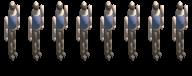
#> input picture assets/own-lit/anim/ownlit-400-0-0.png, 192 x 76 px
$ python -i srovnani_svetlo.py   (imports and definitions only)
#> lines starting #> are read from the running program, lines starting #| are printed output that depends on the picture
### tools/artgen/postprocess.py
# -*- coding: utf-8 -*-
"""postprocess.py - z renderu (RGBA) udela sprite v kontraktu atlasu.

KROKY (v tomto poradi - a kazdy ma duvod):
  1. ALFA-BLEED: barva se "rozlije" do pruhledneho okoli (3 px). Bez toho by
     kazde dalsi zmenseni michalo barvu objektu s cernou pruhlednych pixelu
     a na siluete by vznikl tmavy lem (klasicka vada Lanczosu na RGBA).
  2. KOREKCE NA UO PROJEKCI: zrcadleni vodorovne + svisle roztazeni 1.7321
     (viz `artgen_common`: UO neni pohled kamery, je to rotovany pudorys
     s vlastnim meritkem vysky). Pocita se JEDNOU funkci pro obrazek i pro
     kontaktni bod, aby kotva neujela.
  3. POZADI PRYC: prednostne podle barvy pozadi, kdyz neni po ruce alfa
     (`odstran_pozadi`). Render chodi s alfou (`film_transparent`), takze se
     pouzije alfa - a barva pozadi se pouzije jako KONTROLA, ze v siluete
     nezustala (pocet pixelu barvy pozadi v obsahu se hlasi, ne zamici).
  4. `binary_fill_holes`: diry v siluete (svetlo skrz, tenke spoje) se zaplni.
  5. ZMENSENI LANCZOS na cilovou velikost - cil je NAMERENA velikost UO artu
     (`artgen_common.ITEMS`), takze kontaktni list porovnava stejne velke veci.
  6. SESTAVENI S KOTVOU: kontaktni bod (0,0,0) modelu musi lezet na (w//2, h-22)
     sprite. To je presne to, co dela vzorec UO `ox = (w>>1)-22, oy = h-44`
     (sprite se kresli na dlazdici, jejichz stred je 22 px nad spodni hranou
     kosoctverce). Kdyz obsah pod kontakt zasahuje vic nez 22 px, je to CHYBA
     a hlasi se - ne tise orezava.

Pouceni prevzate z VZORU (`uo-shadows/tools/blender/postprocess.py`): pozadi
podle barvy (ne jasu), diry zaplnit, zmensovat Lanczos. Cisla (44 px dlazdice,
22 px krok, kotva) jsou z `assets/uo/manifest.json` a `core/const.gd`.
"""
from __future__ import annotations

import json
import math
from pathlib import Path

import numpy as np
from PIL import Image
from scipy import ndimage

import artgen_common as ac
import styl

PRUHLEDNE = 0
# Prah alfy pro "tohle je jeste sprite". Lanczos pri zmenseni 512 -> ~15 px
# rozkmitá hranu a kolem siluety nechá slabý obal (desítky/255) - ten by se
# pocital do bounding boxu a sprite by "tloustl" o 1-2 px na kazdou stranu.
# MERENO 2026-10-10: bez prahu vysel obsah dyky 14x13 px, s prahem 24 je 12x12
# (a UO ma 11x11).
ALFA_PRAH = 24


# ---------------------------------------------------------------------------
# 1) alfa-bleed
# ---------------------------------------------------------------------------
# [83 lines left out: functions vypln_rgb, zmensi, na_uo_obrazek, odstran_pozadi, maska_obsahu, not called in this run]


def kosoctverec_mask(w: int, h: int) -> np.ndarray:
    """Presny kosoctverec dlazdice - MERENE shodny s UO land artem.

    UO `land_0.png` (id 3) ma v radku r presne `2*(min(r, 43-r)+1)` pixelu od
    sloupce `21-min(r,43-r)` do `22+min(r,43-r)`. Presne to vychazi z podminky
    `|(c+0.5) - 22| + |(r+0.5) - 22| <= 22`, ktera je tady - proto se maska
    neopisuje z UO, ale pocita (a `pack_atlas.py --check` ji s UO POROVNAVÁ).
    """
    stred = (ac.TILE / 2.0, ac.TILE / 2.0)
    cc, rr = np.meshgrid(np.arange(w) + 0.5, np.arange(h) + 0.5)
    return (np.abs(cc - stred[0]) + np.abs(rr - stred[1])) <= (ac.TILE / 2.0)


# Pocet pixelu kosoctverce 44x44 = soucet 2*(1+2+...+22) = 1012 pixelu.
# Neni to plocha (44*44/2 = 968): pixel patri do kosoctverce cely, kdyz do nej
# patri jeho STRED. UO maska ma 1012 - proto se porovnava pocet, ne plocha.
KOSOCTVEREC_PX = int(kosoctverec_mask(ac.TILE, ac.TILE).sum())


# ---------------------------------------------------------------------------
# 5) + 6) zmenseni a sestaveni s kotvou
# ---------------------------------------------------------------------------
# [159 lines left out: functions priprav, meritko, sestav, uloz_nahled, not called in this run]


# [19 lines that do not run on import are left out]

### tools/artgen/srovnani_svetlo.py
# -*- coding: utf-8 -*-
"""srovnani_svetlo.py - srovnavaci list "1x bez svetla vs 1x se svetlem".

  python tools/artgen/srovnani_svetlo.py
      -> tools/artgen/_srovnani-svetlo.png

ODPOVIDA NA JEDNU OTazku (ZADANI-25 §10): "ma smysl vzit z 2x svetlo?" - a
odpovida obrazkem, ne dojmem. Tri sloupce ve stejnem poradi ve vsech sekcich:

    puvodni UO  |  nas 1x BEZ svetla (`assets/own/`)  |  nas 1x SE svetlem
                                                       (`assets/own-lit/`)

Radky pro kazdou sekci:
  * "STEJNE MERITKO" - vsechny tri sloupce ve stejnem zvetseni. Odpovida:
    "vypada to lip, kdyz je to stejne velke?"
  * "VYREZ 1 : 1" - NATIVNI pixely (zoom 1), tak to vypada ve hre.

DVĚ VADY PREDCHOZIHO LISTU, KTERE JSOU TADY OPRAVENE (ZADANI-25 §10):
  (a) KRESLI SE NAMERENY OBSAH, NE BOX. Kazdy sprite se pred kreslenim oreze na
      svuj namereny obsah (alfa > 0) a teprve pak se sadi kotvou - takze UO dyka
      (obsah 11x11 v boxu 22x26) je na listu STEJNE VELKA jako nase (11x12),
      zatimco driv se vedle sebe tiskly rozmery BOXu (22x26 vs 14x28) a UO
      "vypadala vetsi". Cisla v popiscich jsou namerena z pixelu.
  (b) CERVENY KRIZEK SE NEKRESLI PRES ART. Kresli se POD sprite (a jen tam, kde
      sprite nema obsah), takze se v postave neobjevuji cervene pixely. Kdyz
      kotva lezi pod obsahem (u postavy na chodidlech), je to v popisku RECENO,
      ne nakresleno.

Zarovnava se STRED DLAZDICE: sprite se kresli na `to_screen - (ox,oy)`, takze
kontaktni bod je v sprite na `(w//2, h-22)` - u UO, u 1x i u lit (stejny
vzorec, kotva je kontrakt). Kdyby se boxy centrovally, rozdilna vyska boxu by
posunula obrazek a "sedi to na dlazdici?" by z listu neznamerilo.

POZOR: tenhle list je NA POHLED, ne brana. Cisla (kotvy, masky, stin, obsah)
hlida `pack_atlas_lit.py --check`.
"""
from __future__ import annotations

import argparse
import json
from pathlib import Path

import numpy as np
from PIL import Image, ImageDraw, ImageFont

import artgen_common as ac1
import artgen_common_lit as acl
import postprocess as pp
import uo_ref

HERE = Path(__file__).resolve().parent
OWN1X = Path("assets/own")
OWNLIT = acl.SADA
UO = Path("assets/uo")

PODKLAD = (198, 200, 205, 255)          # svetly podklad: UO telo 400 je sede (115,115,114)
RAM = (24, 26, 32, 255)
TITULEK = (255, 214, 120, 255)
POPIS = (236, 238, 244, 255)
POPIS2 = (186, 192, 204, 255)
POPIS_TMAVY = (40, 44, 52, 255)
OBRYS_DLAZDICE = (40, 44, 52, 150)
KRIZ = (220, 30, 30, 190)


def font(size: int, tlusty: bool = False):
#> called with size = 26, tlusty = True
    for p in ((r"C:\Windows\Fonts\arialbd.ttf" if tlusty else r"C:\Windows\Fonts\arial.ttf"),
              r"C:\Windows\Fonts\arial.ttf"):
        if Path(p).exists():
            return ImageFont.truetype(p, size)
    return ImageFont.load_default()


F_H1 = font(26, True)
F_H2 = font(17, True)
F = font(14)
F_M = font(13)
F_S = font(11)


# ---------------------------------------------------------------------------
# zdroje
# ---------------------------------------------------------------------------
class Zdroj:
    """Sprite + kde je v nem STRED DLAZDICE + co je v nem NAMERENY obsah."""

    # [22 lines left out: functions __init__, _bbox, not called in this run]

    def rozmer_obsahu(self) -> tuple[int, int]:
        b = self.objekt
        return (b[2] - b[0], b[3] - b[1])

    # [26 lines left out: functions prumer_rgb, kontrast, zmenseny, not called in this run]


def _stranky(zaklad: Path, manifest: dict) -> dict:
    return {p["file"]: Image.open(zaklad / p["file"]).convert("RGBA")
            for p in manifest["pages"]}


# [5 lines left out: function _vyrezej, not called in this run]


class Sada:
    """Tri zdroje tehoz spritu: UO, 1x bez svetla, 1x se svetlem."""

    def __init__(self) -> None:
        self.m1 = json.loads((OWN1X / "manifest.json").read_text(encoding="utf-8"))
        self.ml = json.loads((OWNLIT / "manifest.json").read_text(encoding="utf-8"))
        self.p1 = _stranky(OWN1X, self.m1)
        self.pl = _stranky(OWNLIT, self.ml)
        self.uo_m = uo_ref.nacti_manifest(UO / "manifest.json")
        self.uo_p = uo_ref.Stranky(UO)

    # [60 lines left out: functions _uo_item, _uo_land, predmet, dlazdice, anim, not called in this run]


# ---------------------------------------------------------------------------
# kresleni
# ---------------------------------------------------------------------------
VZDUCH_VRCH = 30          # px nad spritem v bunce (na popisek)


# [296 lines left out: functions bunka, _miry, _sirka_textu, rada, nadpis, hlavicka and 2 more, not called in this run]


# [2 lines not run here, left out]

>>> import cv2
>>> picture = cv2.imread('../../assets/own-lit/anim/ownlit-400-0-0.png', cv2.IMREAD_GRAYSCALE)
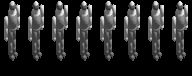
#> picture: shape (76, 192); min 0, max 234, mean 37.7
#> (the run stopped early here; a loop or call above may not have finished)
